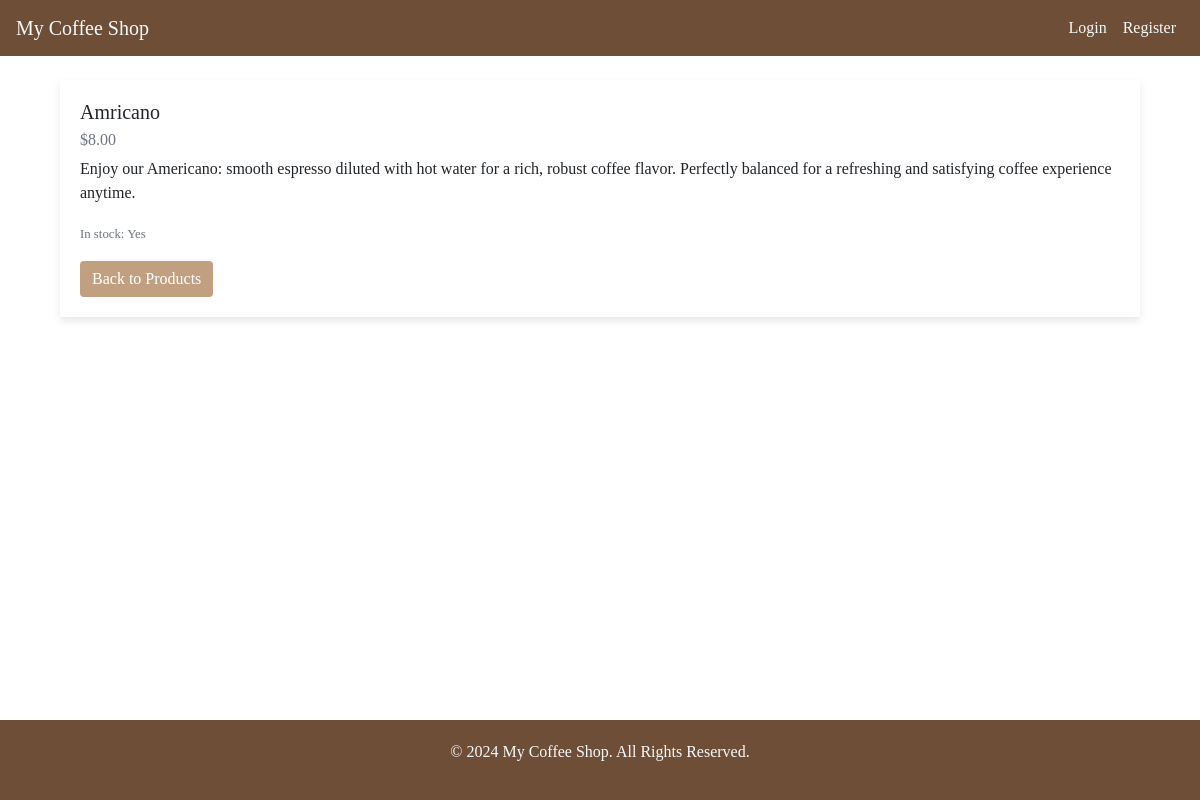
/product/1/, run on the app's committed database.
### shop/models.py (models this page shows, shortened)
class Product(models.Model):
    name = models.CharField(max_length=100)
    description = models.TextField()
    price = models.DecimalField(max_digits=6, decimal_places=2)
    in_stock = models.BooleanField(default=True)

### shop/views.py (the view)
# urls.py: path('product/<int:pk>/', product_detail, name='product_detail'),
def product_detail(request, pk):
    product = get_object_or_404(Product, pk=pk)
    return render(request, 'shop/product_detail.html', {'product': product})

### shop/templates/shop/product_detail.html (shortened to what this page needs)
{% extends 'base.html' %}
{% block content %}
<div class="container mt-4">
    <div class="card">
        <div class="card-body">
            <h5 class="card-title">{{ product.name }}</h5>
            <h6 class="card-subtitle mb-2 text-muted">${{ product.price }}</h6>
            <p class="card-text">{{ product.description }}</p>
            <p class="card-text"><small class="text-muted">In stock: {{ product.in_stock|yesno:"Yes,No" }}</small></p>
            <a href="{% url 'home' %}" class="btn btn-secondary">Back to Products</a>
        </div>
    </div>
</div>
{% endblock %}

### static/css/styles.css (style rules this page uses)
html, body { height: 100%; }
body { display: flex; flex-direction: column; margin: 0; }
.container { flex: 1; }

### templates/base.html (style rules this page uses)
body { font-family: 'Lora', serif; }
.card { border: none; border-radius: 0; box-shadow: 0 4px 8px rgba(0,0,0,0.1); }
.btn-secondary { background-color: #c0a080; border: none; }

### data on the page
Product: name "Amricano", price "8.00", description "Enjoy our Americano: smooth espresso diluted with hot water for a rich, robust coffee flavor. Perfectly balanced for a refreshing and satisfying coffee experience anytime.", in_stock "Yes"
